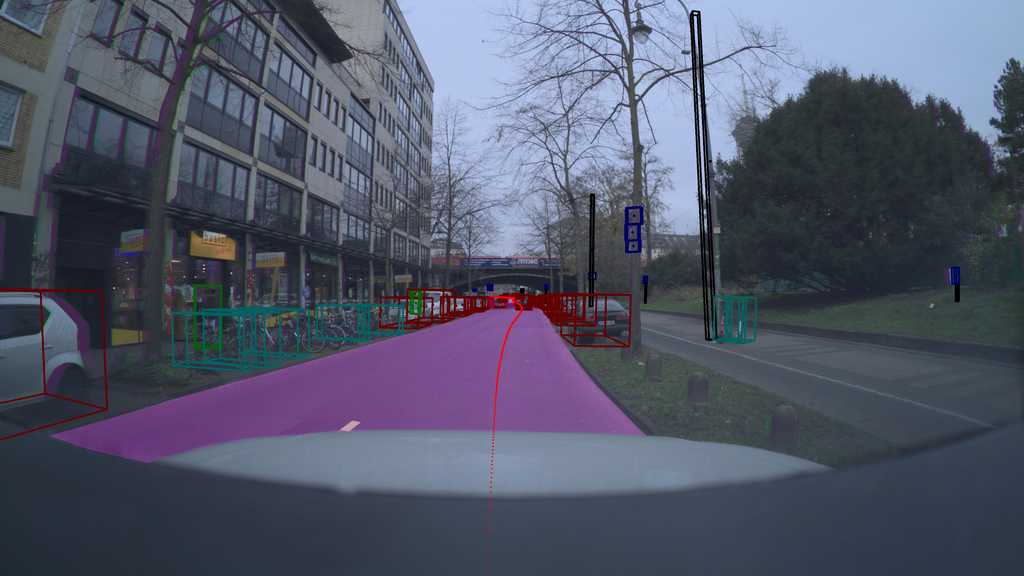
#> input picture examples/camera/camera_009158.png, 1024 x 576 px, found by its file name
$ jupyter execute zod_sam_processing.ipynb
#> lines starting #> are read from the running program, lines starting #| are printed output that depends on the picture
# SAM-based Semantic Segmentation for ZOD Dataset

This notebook explains how the to convert ZOD (Zenseact Open Dataset) annotations into semantic segmentation masks using Meta's Segment Anything Model (SAM).

## Overview

The script demonstrates how to:
1. Load the ZOD dataset with object annotations
2. Extract 2D bounding boxes from annotations (both direct 2D and projected 3D boxes)
3. Use SAM to generate segmentation masks from bounding box prompts
4. Create semantic segmentation masks with class labels
5. Save results in multiple formats for analysis

## Key Components

### 1. Dependencies and Imports

The script uses several key libraries:
- **ZOD SDK**: For accessing the Zenseact Open Dataset
- **Segment Anything (SAM)**: Meta's foundation model for image segmentation

### 2. Requirements and Setup

To run the script, you need:

#### Required Packages
```bash
pip install segment-anything
pip install torch torchvision  # For SAM
pip install zod  # ZOD dataset SDK
pip install opencv-python
pip install matplotlib
pip install pillow
pip install numpy
```

#### SAM Model Checkpoint
Download the SAM model weights:
```bash
wget https://dl.fbaipublicfiles.com/segment_anything/sam_vit_h_4b8939.pth
```

### 2. Class Configuration

[cell 1]
# Class mapping for semantic segmentation
class_mapping = {
    'Vehicle': 1,
    'Pedestrian': 2,
    'Cyclist': 3,
    'TrafficSign': 4,
    'TrafficLight': 4,
    'Animal': 5,
    'VulnerableVehicle': 3,
    'Truck': 1,
    'Bus': 1,
    'Motorcycle': 1,
    'Bicycle': 2,
}

# Color mapping for visualization
class_colors = {
    0: (0, 0, 0),       # Background - Black
    1: (100, 0, 0),     # Vehicles
    2: (0, 100, 0),     # Pedestrians
    3: (0, 0, 100),     # Traffic Signs
    4: (0, 100, 100),   # Cyclists
    5: (100, 0, 100),   # Animal
}

### 3. Output Generation

The script generates multiple output formats:

#### Output Structure
```
output_sam/
├── camera/           # Original images
├── annotation/       # Grayscale masks (pixel value = class ID)
├── annotation_rgb/   # RGB masks (CLFT format: [class_id, 0, 0])
└── visualizations/   # SAM overlay visualizations
```

## Bounding Box vs Semantic Segmentation Comparison

Compare the bounding box detection results with SAM-generated semantic segmentation visualizations.

[cell 2]
import matplotlib.pyplot as plt
import matplotlib.image as mpimg
import os
from pathlib import Path

# Paths to the image directories
bbox_dir = Path("../output/camera")
sam_viz_dir = Path("../output_clft/visualizations")

# Specific example files to display
example_files = [
    "camera_009158.png",
    "camera_018591.png",
    "camera_062592.png",
    "camera_083430.png"
]

# Create visualization
fig, axes = plt.subplots(4, 2, figsize=(15, 20))
fig.suptitle('Bounding Box Detection vs SAM Semantic Segmentation', fontsize=16, fontweight='bold')

for i, bbox_file in enumerate(example_files):
    # Extract frame number (e.g., camera_009158.png -> 009158)
    frame_num = bbox_file.split('_')[1].split('.')[0]
    sam_file = f"frame_{frame_num}_sam_overlay.png"

    # Load and display bounding box image
    bbox_path = bbox_dir / bbox_file
    if bbox_path.exists():
        bbox_img = mpimg.imread(bbox_path)
#> bbox_img is the input picture: shape (576, 1024, 3) float32; mean R, G, B 0.322, 0.341, 0.412
        axes[i, 0].imshow(bbox_img)
        axes[i, 0].set_title(f'Bounding Boxes - Frame {frame_num}', fontweight='bold')
        axes[i, 0].axis('off')

    # Load and display SAM segmentation
    sam_path = sam_viz_dir / sam_file
    if sam_path.exists():
        sam_img = mpimg.imread(sam_path)
        axes[i, 1].imshow(sam_img)
        axes[i, 1].set_title(f'SAM Segmentation - Frame {frame_num}', fontweight='bold')
        axes[i, 1].axis('off')

plt.tight_layout()
plt.show()
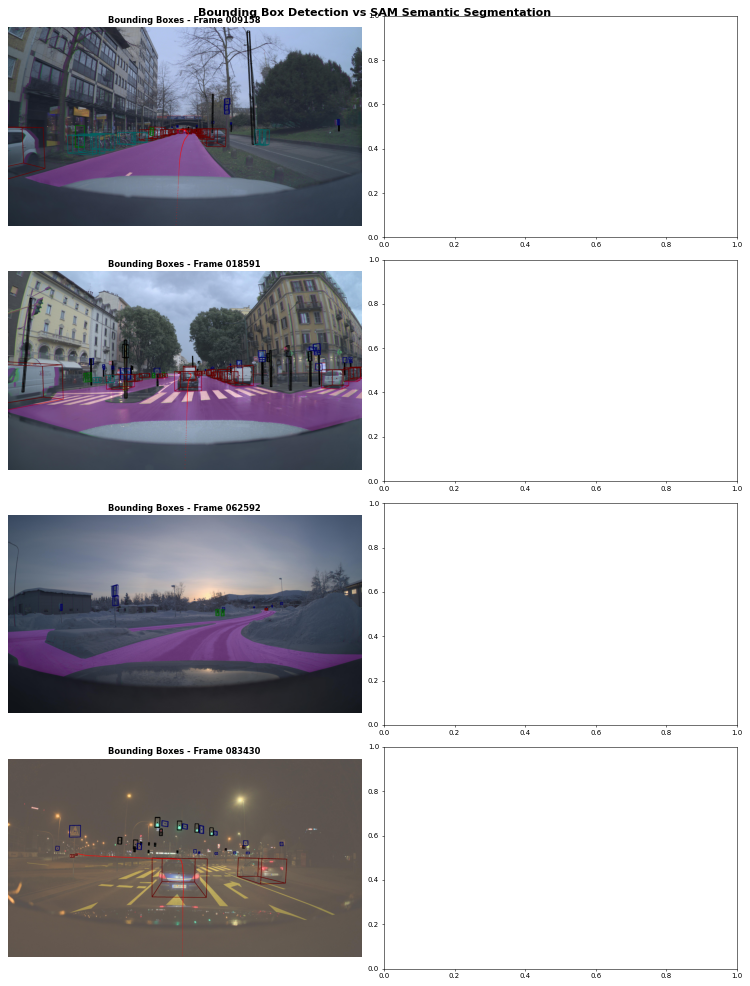
#> figure drawn by matplotlib, 4 panels
